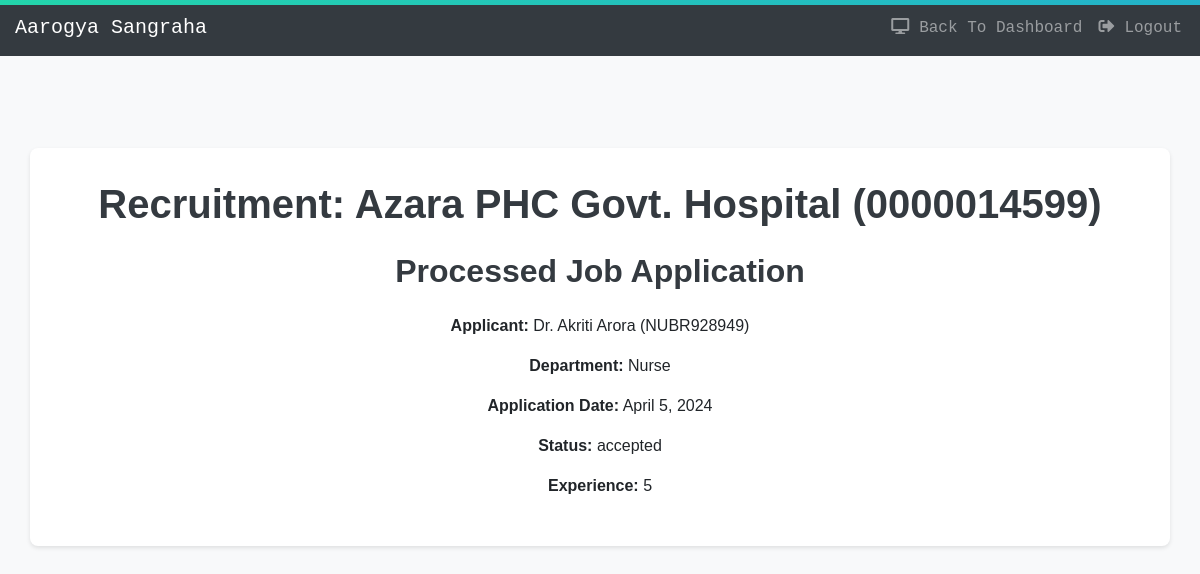
The page /treatment/process-job-application/19/ (signed in) on the database its author committed.
### treatment/models.py (models this page shows, shortened)
class JobApplication(models.Model):
    medical_practitioner = models.ForeignKey(MedicalPractitioner, on_delete=models.CASCADE)
    hospital = models.ForeignKey(Hospital, on_delete=models.CASCADE)
    application_date = models.DateField(auto_now_add=True)
    experience = models.IntegerField()
    status = models.CharField(max_length=20, choices=(
        ('pending', 'Pending'),
        ('accepted', 'Accepted'),
        ('rejected', 'Rejected'),
    ), default='pending')

class Hospital(models.Model):
    user=models.OneToOneField(User,on_delete=models.CASCADE)
    hospitalID = models.CharField(max_length=10,primary_key=True)
    address = models.CharField(max_length=100)
    city = models.CharField(max_length=30)
    state = models.CharField(max_length=15)
    pincode = models.CharField(max_length=6)
    status = models.CharField(max_length=20, choices=(
        ('pending', 'Pending Verification'),
        ('approved', 'Approved'),
        ('rejected', 'Rejected')
    ), default='pending')
    def __str__(self):
        return f"{self.user.first_name} {self.user.last_name} ({self.hospitalID})"

class MedicalPractitioner(models.Model):
    user=models.OneToOneField(User,on_delete=models.CASCADE)
    medicalID = models.CharField(max_length=10,primary_key=True)
    sex = models.CharField(max_length=1,choices=sex_c,default=None)
    date_of_birth = models.DateField()
    hospitalID = models.ForeignKey(Hospital,on_delete=models.SET_NULL,null=True,blank=True,to_field='hospitalID')
    department = models.CharField(max_length=50,choices=departments,default=None)
    status = models.CharField(max_length=21, choices=(
        ('Authorized','Authorized'),
        ('Suspended','Suspended'),
        ('Permanently Suspended','Permanently Suspended')
    ), default='Authorized')
    def __str__(self):
        return f"{self.user.first_name} {self.user.last_name} ({self.medicalID})"

### treatment/views.py (the view, shortened to what this page needs)
# urls.py: path('process-job-application/<int:application_id>/', views.process_job_application, name='process_job_application'),
@login_required
def process_job_application(request, application_id):
    job_application = get_object_or_404(models.JobApplication, id=application_id)
    return render(request, 'treatment/process_job_application.html', {'job_application': job_application})

### treatment/templates/treatment/process_job_application.html (shortened to what this page needs)
{% load static %}
<!DOCTYPE html>
<html lang="en">
<head>
  <link k rel="stylesheet" href="https://cdn.jsdelivr.net/npm/bootstrap@4.6.1/dist/css/bootstrap.min.css">
  <link rel="stylesheet" href="https://cdnjs.cloudflare.com/ajax/libs/font-awesome/5.10.2/css/all.css">
  <link rel="stylesheet" href="{% static 'treatment/css/process_job_application.css' %}">
  <link rel="stylesheet" href="https://cdnjs.cloudflare.com/ajax/libs/font-awesome/5.15.3/css/all.min.css">
</head>
<body>
  <div class="grad-bar"></div>
  <nav class="navbar navbar-expand-lg navbar-dark bg-dark">
    <a class="navbar-brand" href="{% url 'home' %}">Aarogya Sangraha</a>
    <div class="collapse navbar-collapse" id="navbarNav">
      <ul class="navbar-nav ml-auto">
        {% if user.hospital %}
        <li class="nav-item">
          <a class="nav-link" href="{% url 'treatment:hospital_dashboard' request.user.hospital.hospitalID %}"><i class="fas fa-desktop"></i></i>Back To Dashboard</a>
        </li>
        <li class="nav-item">
          <a class="nav-link" href="{% url 'treatment:hospitallogout' %}"><i class="fas fa-sign-out-alt"></i>Logout</a>
        </li>
        {% endif %}
      </ul>
    </div>
  </nav>
  <div class="container my-5">
    <h1 class="text-center mb-4">Recruitment: {{ job_application.hospital }}</h1>
    {% if job_application.status == 'pending' %}
      <h2 class="text-center mb-4">Process Job Application</h2>
    {% else %}
      <h2 class="text-center mb-4">Processed Job Application</h2>
    {% endif %}
    <p><strong>Applicant:</strong> Dr. {{ job_application.medical_practitioner }}</p>
    <p><strong>Department:</strong> {{ job_application.medical_practitioner.department }}</p>
    <p><strong>Application Date:</strong> {{ job_application.application_date }}</p>
    <p><strong>Status:</strong> {{ job_application.status }}</p>
    <p><strong>Experience: </strong>{{job_application.experience}}</p>
  </div>
</body>
</html>

### treatment/static/treatment/css/process_job_application.css (style rules this page uses)
body { font-family: 'Poppins', sans-serif, Arial; text-align: center; margin: 0; padding-top: 100px; background-color: #f8f9fa; }
* { margin: 0; padding: 0; }
i { margin-right: 10px; }
.navbar { font-family: "Space Mono", monospace; padding-right: 10px; padding-left: 15px; display: -webkit-box; display: -ms-flexbox; display: flex; -webkit-box-pack: justify; -ms-flex-pack: justify; justify-content: space-between; -webkit-box-align: center; -ms-flex-align: center; align-items: center; position: fixed; top: 0; width: 100%; z-index: 1000; }
.grad-bar { width: 100%; height: 5px; z-index: 1001; background: -webkit-linear-gradient(-45deg, #EE7752, #E73C7E, #23A6D5, #23D5AB); background: linear-gradient(-45deg, #EE7752, #E73C7E, #23A6D5, #23D5AB); background-size: 400% 400%; -webkit-animation: gradbar 7.5s ease infinite; -moz-animation: gradbar 7.5s ease infinite; -o-animation: gradbar 7.5s ease infinite; animation: gradbar 7.5s ease infinite; position: fixed; top: 0; }
.container { background-color: #fff; border-radius: 8px; box-shadow: 0 2px 4px rgba(0, 0, 0, 0.1); padding: 2rem; }
h1, h2 { color: #343a40; font-weight: 700; }

### rows shown on the page
JobApplication: hospital "Azara PHC Govt. Hospital (0000014599)", medical_practitioner "Akriti Arora (NUBR928949)", medical_practitioner.department "Nurse", application_date "April 5, 2024", status "accepted", experience "5"
